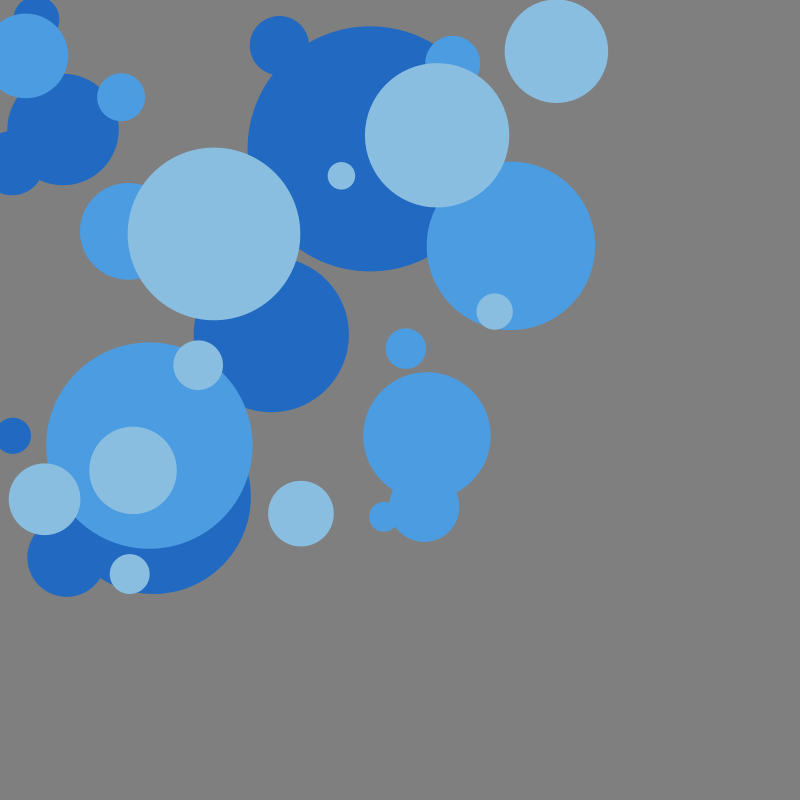
Frame 1 (no input)
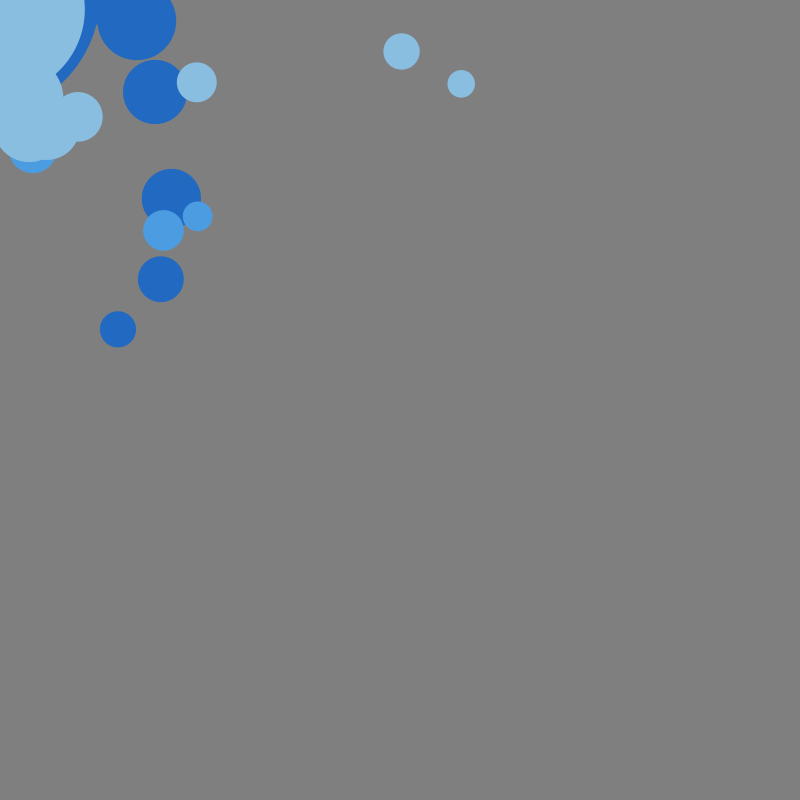
Frame 60 (the mouse pressed at the canvas centre just before this capture)
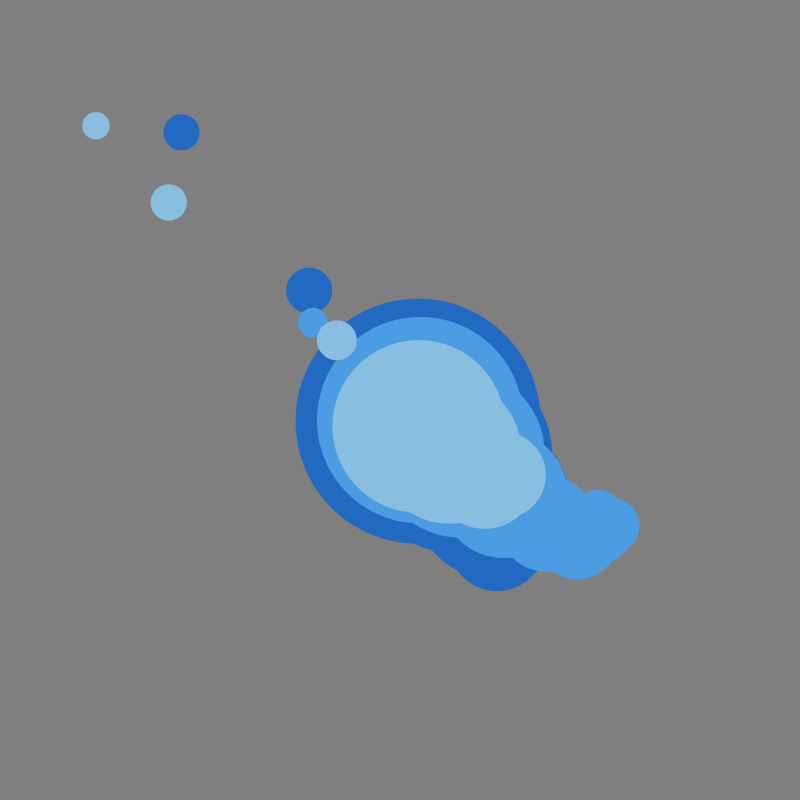
Frame 120 (the mouse held since frame 60 and released just before this capture)

The Processing sketch that drew these frames (run headless with seeded random() and noise(); from frame 60 on, the mouse is pressed at the canvas centre):

// Processing sketch: processing_94767
// ── processing_94767.pde

color[] colors = {color(34,105,193),
                  color(76,156,225),
                  color(137,190,225)};
                  
float[] axis = {20,20,580,580};
int maxCircles = 10;
int maxSize = 150;
int minSize = 100;
int[] dimensions = {600,600};
ArrayList<ArrayList<Circle>> circles = new ArrayList<ArrayList<Circle>>();

void setup() {
  size(800,800);
  smooth(8);
  
  ArrayList<Circle> toAdd = new ArrayList<Circle>();
  for(int i = 0; i < maxCircles; ++i){
    if(i != 0){
    Circle c = toAdd.get(i-1);
    toAdd.add(new Circle(random(dimensions[0]),
                         random(dimensions[1]),
                         random(c.size_/4)+3*c.size_/(4.2),
                         color(colors[0]),
                         toAdd.get(i-1)));
    }else{
    toAdd.add(new Circle(random(dimensions[0]),
                         random(dimensions[1]),
                         maxSize+random(minSize),
                         color(colors[0]),
                         null));
    }
  }
  circles.add(toAdd);
  for(int i = 1; i < colors.length; ++i){
    toAdd = new ArrayList<Circle>();
    for(int j = 0; j < circles.get(circles.size()-1).size(); ++j){
      Circle c = circles.get(circles.size()-1).get(j);
      if(j != 0){
      toAdd.add(new Circle(random(dimensions[0]),
                           random(dimensions[1]),
                           random(c.size_/7)+6*c.size_/(7.5),
                           color(colors[i]),
                           toAdd.get(j-1)));
      }else{
      toAdd.add(new Circle(random(dimensions[0]),
                           random(dimensions[1]),
                           random(c.size_/7)+6*c.size_/(7.5),
                           color(colors[i]),
                           null));
      }
    }
    circles.add(toAdd);
  }
  
//  for(int i = 0; i < colors.length; ++i){
//    circles.add(new ArrayList<Circle>());
//    for(int j = 0; j < random(maxCircles/colors.length); ++j){
//      float s = (colors.length-i)*(maxSize/colors.length)+(random(maxSize/colors.length)-(maxSize/colors.length)/2);
//      
//      circles.get(i).add(new Circle(random(dimensions[0]),
//                                    random(dimensions[1]),
//                                    s,
//                                    color(colors[i]),
//                                    random(10)-5,
//                                    random(10)-5));
//    } 
//  }
  print(circles.size());
}
void draw() {
  updateAndRenderAll();
}

void updateAndRenderAll(){
  background(127);
  for(int i = 0; i < circles.size(); ++i){
    for(int j = 0; j < circles.get(i).size(); ++j){
      circles.get(i).get(j).update();
      circles.get(i).get(j).render();
    }
  }
}

class Circle {
  float x_;
  float y_;
  float vx_;
  float vy_;
  float size_;
  color color_;
  Circle target_;

  Circle(float x, float y, float size, color c, Circle target) {
    x_ = x;
    y_ = y;
    size_ = size;
    color_ = c;
    target_ = target;
  }
  
  void render() {
    noStroke();
    fill(color_);
    ellipse(x_, y_, size_, size_);
  }
  
  void update(){
    float dx;
    float dy;
    float d;
    float mind;
    if(target_ == null){
      dx = mouseX-x_;
      dy = mouseY-y_;
      mind = 150;
    }else{
      dx = target_.x_ - x_;
      dy = target_.y_ - y_;
      mind=(size_+target_.size_)/2;
    }
    d = sqrt(dx*dx+dy*dy);
    
    vx_ += dx*d/8000;
    vy_ += dy*d/8000;
     
    if(d > mind){
      vx_ += mind*dx/d/80;
      vy_ += mind*dy/d/80;
    }
    vx_ += random(0.6)-0.3;
    vy_ += random(0.6)-0.3;
    
    vx_ *= 0.8;
    vy_ *= 0.8;
    x_ += vx_;
    y_ += vy_;
   
  }
  
//  void update(){
//    if(axis[0] != axis[2]){
//    // Calculate force due to axis
//    float slope = (axis[3]-axis[1])/(axis[2]-axis[0]);
//    float intercept = axis[1]-slope*(axis[0]);
//    float a = -slope;
//    float b = 1;
//    float c = -intercept;
//    float dist = (a*x_+b*y_+c)/sqrt(a*a+b*b);
//    float dx = dist/sqrt(1+slope*slope);
//    float dy = -(1/slope)*dx;
//    float xIntercept = x_+dx;
//    float yIntercept = y_+dy;
//    //
//    
//    // deal with forces now
//    float f = force(dist);
//    float ac = accel(f);
//    
//    vx_ += dx/abs(dist)*ac;
//    vy_ += dy/abs(dist)*ac;
//    
//    // move around
//    x_ += vx_;
//    y_ += vy_;
//    
//    // dampen and randomize
//    vx_ *= 0.9;
//    vy_ *= 0.9;
//    vx_ += dx/abs(dist)*random(1);
//    vy_ += dy/abs(dist)*random(1);
//    
//    // forces due to mouse
//    float dtomouse = sqrt((mouseX-x_)*(mouseX-x_)+(mouseY-y_)*(mouseY-y_));
//    vx_ -= (1/(size_*size_))*(1/dtomouse)*(mouseX-x_)*10000/2;
//    vy_ -= (1/(size_*size_))*(1/dtomouse)*(mouseY-y_)*10000/2;
//    
//    // forces to keep the circles on screen
//    if(x_<min(axis[0],axis[2]) || y_<min(axis[1],axis[3]) || x_>max(axis[0],axis[2]) || y_>max(axis[1],axis[3])){
//      float midx = (axis[0]+axis[2])/2;
//      float midy = (axis[1]+axis[3])/2;
//      float dtomid = sqrt((midx-x_)*(midx-x_)+(midy-y_)*(midy-y_));
//      
//     
//      vx_ += (1/(size_*size_))*(1/dtomid)*(midy-x_)*10000;
//      vy_ += (1/(size_*size_))*(1/dtomid)*(midy-y_)*10000;
//    }
//    }
//  }
//  
//  float force(float d){
//    return d;
//  }
//  
//  float accel(float f){
//    return f/(size_);
//  }
}
